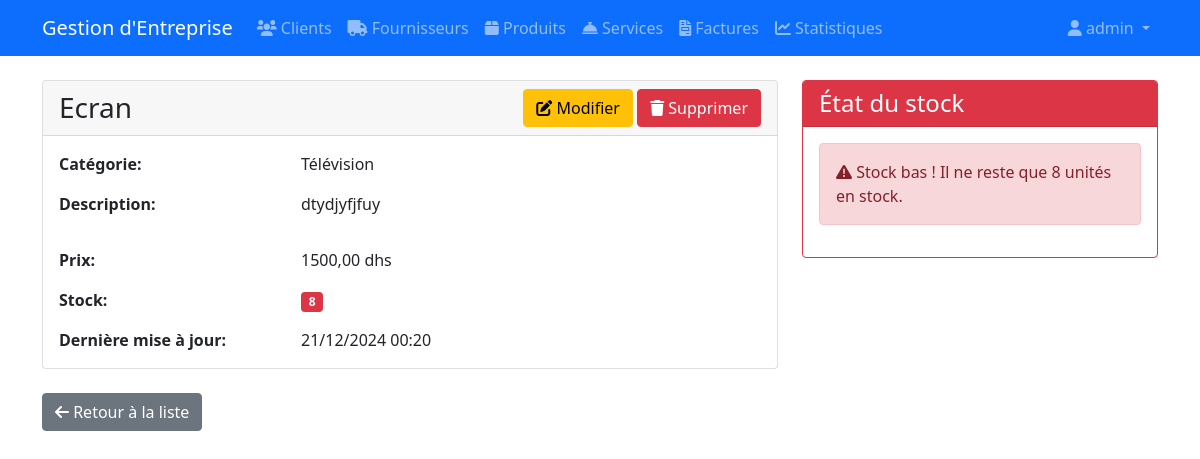
/products/1/ (signed in), run on the app's committed database.
### produit/models.py (models this page shows, shortened)
class Product(models.Model):
    name = models.CharField(max_length=200, verbose_name="Nom")
    category = models.ForeignKey(Category, on_delete=models.CASCADE, verbose_name="Catégorie")
    description = models.TextField(verbose_name="Description")
    price = models.DecimalField(max_digits=10, decimal_places=2, verbose_name="Prix")
    stock = models.IntegerField(default=0, verbose_name="Stock")
    created_at = models.DateTimeField(auto_now_add=True)
    updated_at = models.DateTimeField(auto_now=True)
    class Meta:
        ordering = ['name']
        verbose_name = "Produit"
        verbose_name_plural = "Produits"

class Category(models.Model):
    name = models.CharField(max_length=100, verbose_name="Nom")
    description = models.TextField(blank=True, verbose_name="Description")
    class Meta:
        verbose_name = "Catégorie"
        verbose_name_plural = "Catégories"

### produit/views.py (the view)
# urls.py: path('products/<int:pk>/', views.product_detail, name='product_detail'),
@login_required
def product_detail(request, pk):
    product = get_object_or_404(Product, pk=pk)
    return render(request, 'products/product_detail.html', {'product': product})

### templates/products/product_detail.html (shortened to what this page needs)
{% extends 'base.html' %}
{% block content %}
<div class="row">
    <div class="col-md-8">
        <div class="card">
            <div class="card-header d-flex justify-content-between align-items-center">
                <h3 class="mb-0">{{ product.name }}</h3>
                <div>
                    <a href="{% url 'product_update' product.pk %}" class="btn btn-warning">
                        <i class="fas fa-edit"></i> Modifier
                    </a>
                    <a href="{% url 'product_delete' product.pk %}" class="btn btn-danger">
                        <i class="fas fa-trash"></i> Supprimer
                    </a>
                </div>
            </div>
            <div class="card-body">
                <div class="row mb-3">
                    <div class="col-md-4">
                        <strong>Catégorie:</strong>
                    </div>
                    <div class="col-md-8">
                        {{ product.category.name }}
                    </div>
                </div>
                <div class="row mb-3">
                    <div class="col-md-4">
                        <strong>Description:</strong>
                    </div>
                    <div class="col-md-8">
                        {{ product.description|linebreaks }}
                    </div>
                </div>
                <div class="row mb-3">
                    <div class="col-md-4">
                        <strong>Prix:</strong>
                    </div>
                    <div class="col-md-8">
                        {{ product.price }} dhs
                    </div>
                </div>
                <div class="row mb-3">
                    <div class="col-md-4">
                        <strong>Stock:</strong>
                    </div>
                    <div class="col-md-8">
                        <span class="badge {% if product.stock <= 10 %}bg-danger{% else %}bg-success{% endif %}">
                            {{ product.stock }}
                        </span>
                    </div>
                </div>
                <div class="row">
                    <div class="col-md-4">
                        <strong>Dernière mise à jour:</strong>
                    </div>
                    <div class="col-md-8">
                        {{ product.updated_at|date:"d/m/Y H:i" }}
                    </div>
                </div>
            </div>
        </div>
        <div class="mt-4">
            <a href="{% url 'product_list' %}" class="btn btn-secondary">
                <i class="fas fa-arrow-left"></i> Retour à la liste
            </a>
        </div>
    </div>
    <div class="col-md-4">
        <div class="card {% if product.stock <= 10 %}border-danger{% endif %}">
            <div class="card-header {% if product.stock <= 10 %}bg-danger text-white{% endif %}">
                <h4 class="mb-0">État du stock</h4>
            </div>
            <div class="card-body">
                {% if product.stock <= 10 %}
                    <div class="alert alert-danger">
                        <i class="fas fa-exclamation-triangle"></i>
                        Stock bas ! Il ne reste que {{ product.stock }} unité{{ product.stock|pluralize }} en stock.
                    </div>
                {% else %}
                    <div class="alert alert-success">
                        <i class="fas fa-check-circle"></i>
                        Le stock est suffisant ({{ product.stock }} unité{{ product.stock|pluralize }}).
                    </div>
                {% endif %}
            </div>
        </div>
    </div>
</div>
{% endblock %}

### templates/base.html (shortened to what this page needs)
<!DOCTYPE html>
<html lang="fr">
<head>
    <link href="https://cdn.jsdelivr.net/npm/bootstrap@5.1.3/dist/css/bootstrap.min.css" rel="stylesheet">
    <link href="https://cdnjs.cloudflare.com/ajax/libs/font-awesome/6.0.0/css/all.min.css" rel="stylesheet">
</head>
<body>
    <nav class="navbar navbar-expand-lg navbar-dark bg-primary">
        <div class="container">
            <a class="navbar-brand" href="{% url 'dashboard' %}">Gestion d'Entreprise</a>
            <div class="collapse navbar-collapse" id="navbarNav">
                {% if user.is_authenticated %}
                <ul class="navbar-nav">
                    <li class="nav-item">
                        <a class="nav-link" href="{% url 'client_list' %}">
                            <i class="fas fa-users"></i> Clients
                        </a>
                    </li>
                    <li class="nav-item">
                        <a class="nav-link" href="{% url 'supplier_list' %}">
                            <i class="fas fa-truck"></i> Fournisseurs
                        </a>
                    </li>
                    <li class="nav-item">
                        <a class="nav-link" href="{% url 'product_list' %}">
                            <i class="fas fa-box"></i> Produits
                        </a>
                    </li>
                    <li class="nav-item">
                        <a class="nav-link" href="{% url 'service_list' %}">
                            <i class="fas fa-concierge-bell"></i> Services
                        </a>
                    </li>
                    <li class="nav-item">
                        <a class="nav-link" href="{% url 'invoice_list' %}">
                            <i class="fas fa-file-invoice"></i> Factures
                        </a>
                    </li>
                    <li class="nav-item">
                        <a class="nav-link" href="{% url 'finance_statistics' %}">
                            <i class="fas fa-chart-line"></i> Statistiques
                        </a>
                    </li>
                </ul>
                <ul class="navbar-nav ms-auto">
                    <li class="nav-item dropdown">
                        <a class="nav-link dropdown-toggle" href="#" id="navbarDropdown" role="button" data-bs-toggle="dropdown">
                            <i class="fas fa-user"></i> {{ user.username }}
                        </a>
                    </li>
                </ul>
                {% endif %}
            </div>
        </div>
    </nav>
    <div class="container mt-4">
        {% block content %}{% endblock %}
    </div>
</body>
</html>

### data on the page
Product: name "Ecran", category.name "Télévision", description "dtydjyfjfuy", price "1500,00", stock "8", updated_at "21/12/2024 00:20"

### other printed values
{{ user.username }} "admin"
